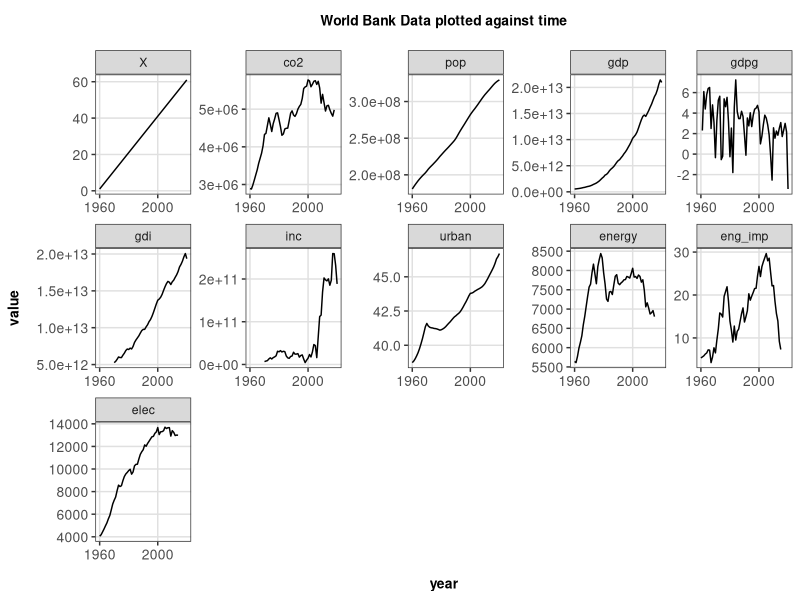
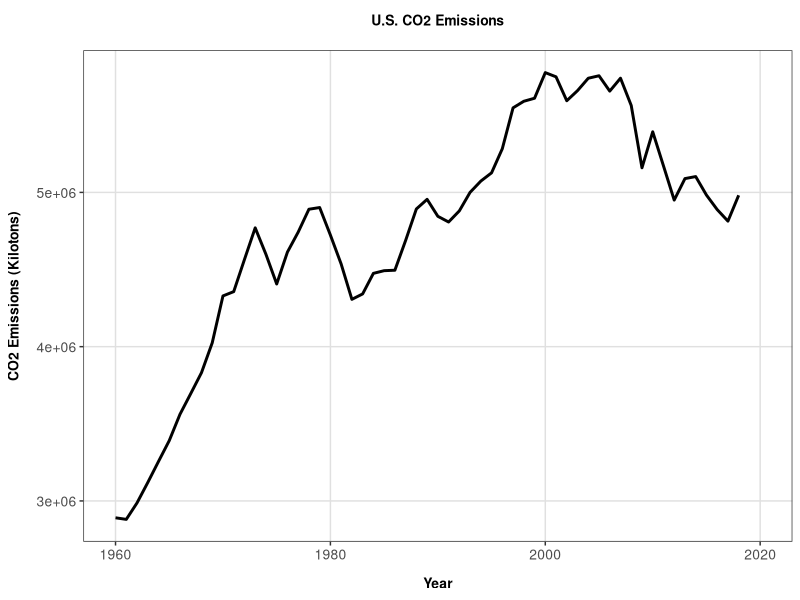
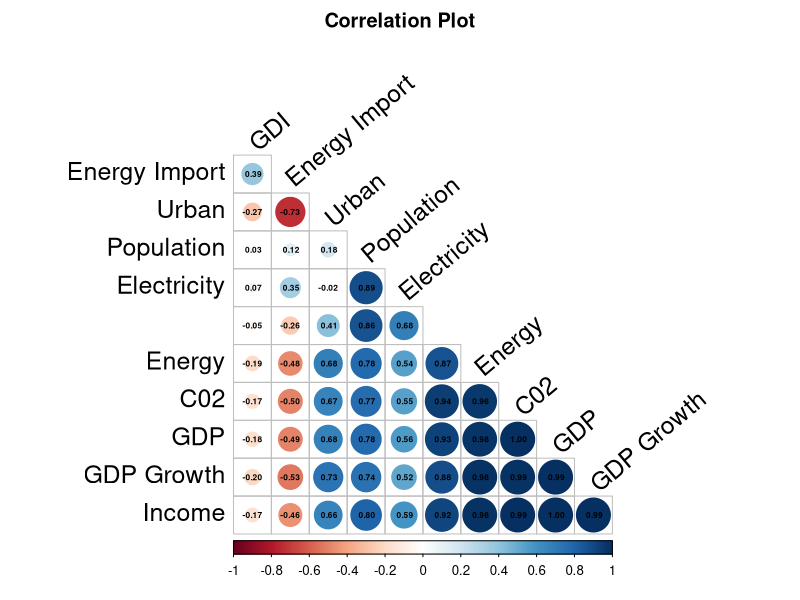

Write the R code that produced these figures, in order.
#' 2. Data Exploration and Visualization 
#' As part of Stats 551 Final Project

## ---- Library and theme----
library(tidyverse)
library(ggplot2)
library(reshape)
library(corrplot)

theme_custom <- function() {
  theme_bw() + # note ggplot2 theme is used as a basis
    theme(plot.title = element_text(size = 10, face = "bold",
                                    hjust = .5,
                                    margin = margin(t = 5, b = 15)),
          plot.caption = element_text(size = 9, hjust = 0, 
                                      margin = margin(t = 15)),
          panel.grid.major = element_line(colour = "grey88"),
          panel.grid.minor = element_blank(),
          legend.title = element_text(size = 10, face = "bold"),
          legend.text = element_text(size = 10),
          axis.text = element_text(size = 10),
          axis.title.x = element_text(margin = margin(t = 10),
                                      size = 10, face = "bold"),
          axis.title.y = element_text(margin = margin(r = 10),
                                      size = 10, face = "bold"))
}



## ---- facet ----
us_df = read.csv("us_df.csv")

df.m <- melt(us_df, id = c("year"))


ggplot(df.m, aes(year, value)) + 
  geom_line() + 
  facet_wrap(~variable, scales = "free", ncol = 5) +
  theme_custom() +
  scale_x_continuous(breaks=seq(1960, 2020, 40)) +
  ggtitle("World Bank Data plotted against time")


## ---- line graph----
ggplot(us_df, aes(x = year, y = co2)) + 
  geom_line(size = 1) + 
  theme_custom()+
  ggtitle("U.S. CO2 Emissions") +
  ylab("CO2 Emissions (Kilotons)") +
  xlab("Year")  



## ---- correlation plot ----

library(corrplot)
library(RColorBrewer)
library(ggpubr)

# reading data set
us_df <- read.csv("us_df.csv")


M <- na.omit(us_df[,-1])
colnames(M) <- c("C02", "Population", "GDP", "GDP Growth", "GDI", "Income", "Urban", "Energy", "Energy Import", "Electricity")

corrplot(cor(M),  order = "hclust", type = "lower",title = "Correlation Plot", 
         mar=c(0,0,2,0), addCoef.col = "black", 
         tl.col="black", tl.srt=40, tl.cex=1.5,
         diag=FALSE, 
         number.cex=.5)



##
